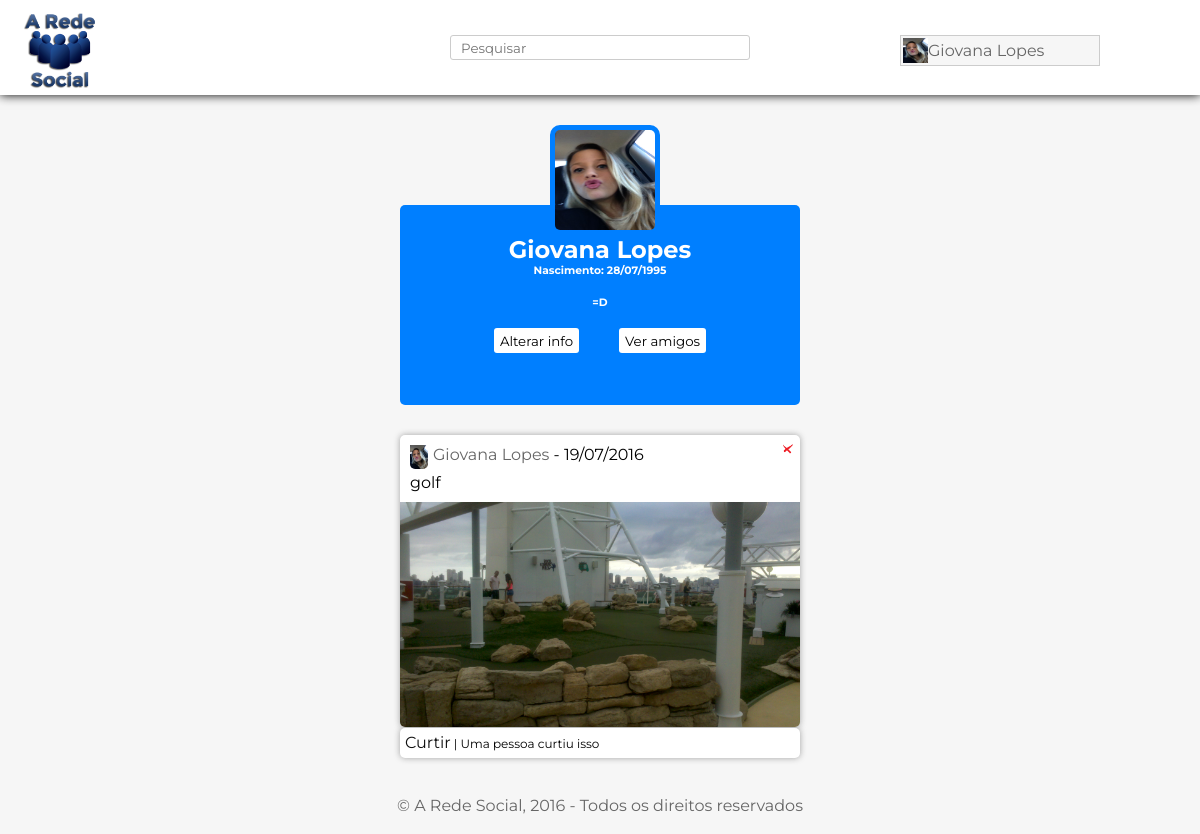
Screenshot of /myprofile.php (signed in) with the database file from the repository.
### tables this page shows
CREATE TABLE `usuario` (
  `codigo` int(11) NOT NULL,
  `email` varchar(100) NOT NULL,
  `senha` varchar(30) NOT NULL,
  `nome` varchar(50) NOT NULL,
  `data_nascimento` date DEFAULT NULL,
  `foto` text,
  `descricao` varchar(250) DEFAULT NULL
);

CREATE TABLE `post` (
  `codigo` int(11) NOT NULL,
  `user` varchar(100) NOT NULL,
  `texto` text,
  `imagem` text,
  `data` date NOT NULL
);

### myprofile.php (the view, shortened to what this page needs)
<?php
	include("home.php");
	try{
		$select = "SELECT * FROM usuario WHERE email='".$_SESSION['emailUser']."'";
	    $saberr = $conexao->prepare($select);
	    $saberr->execute();
    }catch(PDOException $e){
    	echo $e;
    }
    foreach($saberr as $saber) {
		$email = $saber["email"];
	}
?>
<html>
<body>
	<?php
		if ($saber["foto"]=="") {
			echo '<a href="profilepic.php" style="width: 100px; display: block; margin: auto;"><img src="img/user.png" id="profile" title="Alterar Foto de Perfil"></a>';
		}else{
			echo '<a href="profilepic.php" style="width: 100px; display: block; margin: auto;"><img src="upload/'.$saber["foto"].'" id="profile" title="Alterar Foto de Perfil"></a>';
		}
	?>
	<div id="menu">
		<form method="POST">
			<h2><?php echo $saber['nome']; ?></h2>
			<h6><?php echo "Nascimento: ".date('d/m/Y', strtotime($saber['data_nascimento'])); ?></h6><br />
			<h6><?php echo $saber['descricao']; ?></h6><br />
			<input type="submit" value="Alterar info" name="settings"><input type="submit" name="amigos" value="Ver amigos">
		</form>
	</div>
	<?php
		$select = "SELECT * FROM usuario WHERE email='$email'";
	    $saberr = $conexao->prepare($select);
	    $saberr->execute();
	    foreach($saberr as $saber) {
			$nome = $saber['nome'];
		}
		$pubs = "SELECT * FROM post WHERE user='$email' ORDER BY codigo desc;";
		$result = $conexao->prepare($pubs);
	    $result->execute();
		foreach($result as $pub) {
			$id = $pub['codigo'];
			$selectloves = "SELECT * FROM loves WHERE pub='$id'";
			$resultloves = $conexao->prepare($selectloves);
       		$resultloves->execute();
			$loves = $resultloves->rowCount();
			if ($pub['imagem']=="") {
				echo '<div class="pub" id="'.$id.'">
					<p>';
						if ($saber["foto"]=="") {
							echo '<img src="img/perfil.png" id="profile2">';
						}else{
							echo '<img src="upload/'.$saber["foto"].'" id="profile2">';
						}
					echo '<a href="profile.php?id='.$saber['codigo'].'">'.$nome.'</a> - '.date('d/m/Y', strtotime($pub["data"])).'</p>
					<a href="myprofile.php?pub='.$id.'" style="width: 15px; display: block; margin: auto;"><img src="img/excluir.png" name="excluir" title="Excluir publicação" /></a>
					<br />
					<span>'.$pub['texto'].'</span><br />
				</div>
				<div id="love">';
					$selectemail = "SELECT user FROM loves WHERE pub='$id' AND user='$login_cookie'";
					$resultemail = $conexao->prepare($selectemail);
	           		$resultemail->execute();
					$count_email = $resultemail->rowCount();
					if ($count_email >= 1) {
						$loves = $loves - 1;
						if ($loves > 1) {
							echo '<p><a href="index.php?unlove='.$id.'" name="yes">Curtiu</a> | Você e mais '.$loves.' pessoas curtiram isso</p>';
						}elseif ($loves == 1) {
							echo '<p><a href="index.php?unlove='.$id.'" name="yes">Curtiu</a> | Você e mais uma pessoa curtiram isso</p>';
						}else {
							echo '<p><a href="index.php?unlove='.$id.'" name="yes">Curtiu</a> | Você curtiu isso</p>';
						}
					}else{
						if ($loves > 1) {
							echo '<p><a href="index.php?love='.$id.'" name="no">Curtir</a> | '.$loves.' pessoas curtiram isso</p>';
						}elseif ($loves == 1) {
							echo '<p><a href="index.php?love='.$id.'" name="no">Curtir</a> | Uma pessoa curtiu isso</p>';
						}else {
							echo '<p><a href="index.php?love='.$id.'" name="no">Curtir</a> | Seja a primeira pessoa a curtir isso</p>';
						}
					}
				echo '</div>';
			}else{
				echo '<div class="pub" id="'.$id.'">
					<p>';
						if ($saber["foto"]=="") {
							echo '<img src="img/perfil.png" id="profile2">';
						}else{
							echo '<img src="upload/'.$saber["foto"].'" id="profile2">';
						}
					echo '<a href="profile.php?id='.$saber['codigo'].'">'.$nome.'</a> - '.date('d/m/Y', strtotime($pub["data"])).'</p>
					<a href="myprofile.php?pub='.$id.'" style="width: 15px; display: block; margin: auto;"><img src="img/excluir.png" name="excluir" title="Excluir publicação" /></a>
					<br />
					<span>'.$pub['texto'].'</span>
					<img src="upload/'.$pub["imagem"].'" />
				</div>
				<div id="love">';
					$selectemail = "SELECT user FROM loves WHERE pub='$id' AND user='$login_cookie'";
					$resultemail = $conexao->prepare($selectemail);
	           		$resultemail->execute();
					$count_email = $resultemail->rowCount();
					if ($count_email >= 1) {
						$loves = $loves - 1;
						if ($loves > 1) {
							echo '<p><a href="index.php?unlove='.$id.'" name="yes">Curtiu</a> | Você e mais '.$loves.' pessoas curtiram isso</p>';
						}elseif ($loves == 1) {
							echo '<p><a href="index.php?unlove='.$id.'" name="yes">Curtiu</a> | Você e mais uma pessoa curtiram isso</p>';
						}else {
							echo '<p><a href="index.php?unlove='.$id.'" name="yes">Curtiu</a> | Você curtiu isso</p>';
						}
					}else{
						if ($loves > 1) {
							echo '<p><a href="index.php?love='.$id.'" name="no">Curtir</a> | '.$loves.' pessoas curtiram isso</p>';
						}elseif ($loves == 1) {
							echo '<p><a href="index.php?love='.$id.'" name="no">Curtir</a> | Uma pessoa curtiu isso</p>';
						}else {
							echo '<p><a href="index.php?love='.$id.'" name="no">Curtir</a> | Seja a primeira pessoa a curtir isso</p>';
						}
					}
				echo '</div>';
			}
	        foreach($result2 as $saber) {
				$nome = $saber['nome'];
				$id = $pub['codigo'];
			}
		}
	?>
	<br /><br />
	<div id="footer"><p>&copy; A Rede Social, 2016 - Todos os direitos reservados</p></div><br />
</body>
</html>

### home.php (shortened to what this page needs)
<?php
    include("db.php");
?>
<!DOCTYPE html>
<html>
<head>
</head>
<body>
	<div id="topo">
		<a href="index.php"><img src="img/logo.png" width="80" height="80" name="logo"></a>
		<form method="GET" action="pesquisar.php">
			<input type="text" placeholder="Pesquisar" name="query" autocomplete="off"><input type="submit" hidden>
		</form>
		<?php
		 	$email = $_SESSION['emailUser'];
		  	$select = "SELECT * FROM usuario WHERE email ='$email'";
		  	$result = $conexao->prepare($select);
		  	$result->execute();
		  	foreach($result as $valor){
		    	$nome = $valor["nome"];
		 	}
        ?>
        <ul id="nav">
		    <li>
		    	<a href="myprofile.php">
		    	<?php
					if ($valor["foto"]=="") {
						echo '<img src="img/perfil.png" alt="" id="perfil">';
					}else{
						echo '<img src="upload/'.$valor["foto"].'" alt="" id="perfil">';
					}
					echo $valor["nome"];
				?>
			    </a>
		    </li>
		</ul>
	</div>
</body>
</html>

### db.php (style rules this page uses)
html { -webkit-animation: fadein 2s; -moz-animation: fadein 2s; -ms-animation: fadein 2s; -o-animation: fadein 2s; animation: fadein 2s; }

### home.php (style rules this page uses)
* { font-family: 'Montserrat', cursive; margin: 0; }
body { background: #F6F6F6; }
div#topo { width: 100%; top: 0; background: #FFF; box-shadow: 0 0 10px #000; height: 95px; }
div#topo img[name="logo"] { float: left; margin-left: 20px; margin-top: 10px; }
div#topo input[type="text"] { border: 1px solid #CCC; width: 300px; height: 25px; padding-left: 10px; border-radius: 3px; display: block; margin: auto; }
div#topo form { width: 300px; display: block; margin: auto; padding-top: 35px; }
div#footer { bottom: 0; text-align: center; color: #666; }
div#topo img#perfil { float: left; margin-top: -3px; margin-left: -3px; width: 25px; height: 25px; }
div#topo ul { float: right; margin-right: 100px; margin-top: -25px; padding: 0; list-style: none; width: 200px; }
div#topo ul li { position: relative; }
div#topo ul li a { display: block; text-decoration: none; color: #666; background: #F6F6F6; padding: 5px; border: 1px solid #ccc; }

### myprofile.php (style rules this page uses)
h2 { text-align: center; padding-top: 30px; color: #FFF; }
img#profile { width: 100px; height: 100px; display: block; margin: auto; margin-top: 30px; border: 5px solid #007fff; background-color: #007fff; border-radius: 10px; margin-bottom: -30px; cursor: pointer; }
img#profile2 { float: left; margin-top: 0px; width: 18px; cursor: pointer; }
div#menu { width: 400px; height: 200px;display: block; margin: auto; border: none; border-radius: 5px; background-color: #007fff; text-align: center; }
div#menu input { height: 25px; border: none; border-radius: 3px; background: #FFF; color: #000; cursor: pointer; }
div#menu input[name="settings"] { margin-right: 40px; }
div#menu h6 { text-align: center; color: #FFF; }
div.pub { width: 400px; min-height: 70px; max-height: 1000px; display: block; margin: auto; border: none; border-radius: 5px; background-color: #FFF; box-shadow: 0 0 6px #A1A1A1; margin-top: 30px; }
div.pub a { margin-left: 5px; color: #666; text-decoration: none; }
div.pub p { margin-left: 10px; content: #666; padding-top: 10px; }
div.pub span { display: block; margin: auto; width: 380px; margin-top: 0px; }
div.pub img { display: block; margin: auto; width: 100%; margin-top: 10px; border-bottom-left-radius: 5px; border-bottom-right-radius: 5px; }
div.pub img[name="excluir"] { margin-top: -20px; margin-left: 190px; width: 10px; cursor: pointer; }
div#love { width: 400px; height: 30px; display: block; margin: auto; border: none; border-radius: 5px; background: #FFF; box-shadow: 0 0 6px #A1A1A1; margin-top: 1px; }
div#love p { color: #000; font-size: 12px; padding-top: 5px; padding-left: 5px; }
div#love a[name="no"] { color: #111; font-size: 16px; text-decoration: none; }

### rows the page displays
usuario: foto (picture), nome "Giovana Lopes", data_nascimento "28/07/1995", descricao "=D"
post: usuario.foto (picture), data "19/07/2016", $id 15 (drawn), texto "golf", imagem (picture)
